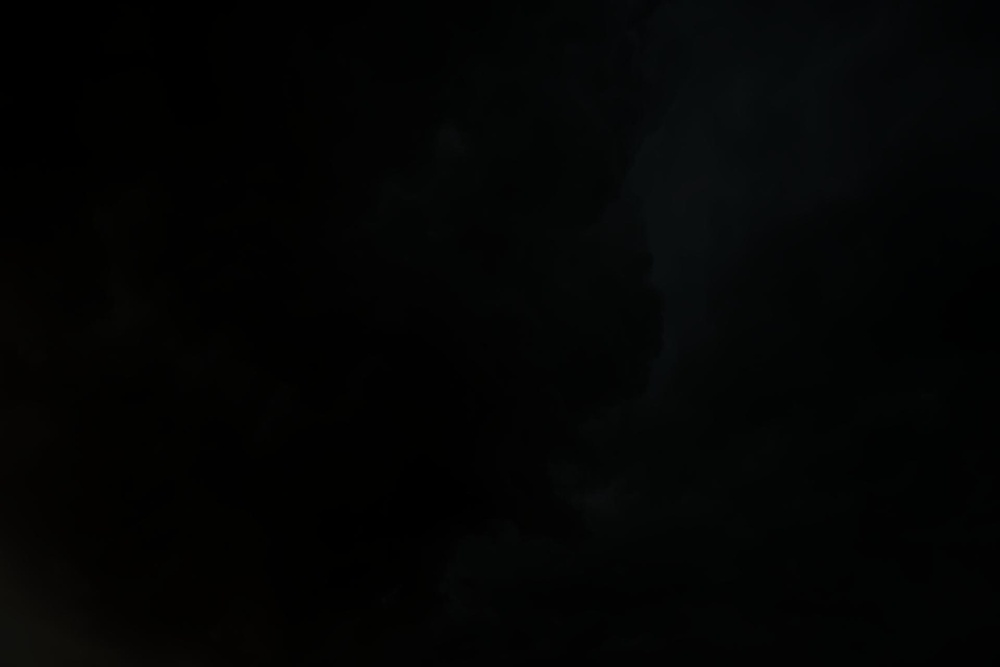
#> input picture backend/kmsb-images/new_image_with_msb_4.jpg, 1000 x 667 px, shrunk from 1920 x 1280 before the run
$ python main.py
#> lines starting #> are read from the running program, lines starting #| are printed output that depends on the picture; after the words box and inside, x2 and y2 are one past the last pixel; in counts of white or black regions, pixels touching at a corner belong together
### kMSB.py
from PIL import Image
import numpy as np
import tkinter as tk
from tkinter import filedialog
import os
import matplotlib.pyplot as plt

def extract_msb(image_path, k):
    # Open the image
    img = Image.open(image_path)

    # Get image size
    width, height = img.size

    # Extract MSB for each pixel and create a new image
    new_img = Image.new("RGB", (width, height))

    # Matrix to store MSB values for each pixel
    msb_matrix = np.zeros((height, width, 3), dtype=np.uint8)

    for y in range(height):
        for x in range(width):
            # Get RGB values of the pixel
            pixel_value = img.getpixel((x, y))


            # Extract k most significant bits for each color channel (R, G, B)

            msb_r = int(bin(pixel_value[0])[2:].zfill(8)[:k], 2)  # Extract k MSB for Red
            msb_g = int(bin(pixel_value[1])[2:].zfill(8)[:k], 2)  # Extract k MSB for Green
            msb_b = int(bin(pixel_value[2])[2:].zfill(8)[:k], 2)  # Extract k MSB for Blue

            # Store MSB values in the matrix
            msb_matrix[y, x] = (msb_r, msb_g, msb_b)

            # Create a grayscale color based on the extracted MSBs
            new_pixel_value = (msb_r, msb_g, msb_b)

            # Set the new pixel value in the new image
            new_img.putpixel((x, y), new_pixel_value)
            pixel_value = new_img.getpixel((x, y))


    # Save the new image

    pixel_value = img.getpixel((x, y))
    new_img_path = f"new_image_with_msb_{k}.jpg"
       # Specify the folder path to save the image
    folder_path = "kmsb-imsge"
    if not os.path.exists(folder_path):
        os.makedirs(folder_path)

    # Save the new image in the specified folder
    new_img_path = os.path.join(folder_path, f"new_image_with_msb_{k}.jpg")
    new_img.save(new_img_path)
    return new_img_path, msb_matrix

# [26 lines of commented-out code are left out]

### DCT.py
import cv2
import numpy as np


# Default quantization matrix (for quality factor 50)
default_quantization_matrix = np.array([[16, 11, 10, 16, 24, 40, 51, 61],
                                        [12, 12, 14, 19, 26, 58, 60, 55],
                                        [14, 13, 16, 24, 40, 57, 69, 56],
                                        [14, 17, 22, 29, 51, 87, 80, 62],
                                        [18, 22, 37, 56, 68, 109, 103, 77],
                                        [24, 35, 55, 64, 81, 104, 113, 92],
                                        [49, 64, 78, 87, 103, 121, 120, 101],
                                        [72, 92, 95, 98, 112, 100, 103, 99]])

def block_process(block, quantization_matrix=default_quantization_matrix):
    # Apply DCT to the block
    block_dct = cv2.dct(np.float32(block))

    # Apply quantization using the default quantization matrix
    block_dct_quantized = np.round(block_dct / quantization_matrix) * quantization_matrix

    # Inverse DCT for the block
    block_compressed = cv2.idct(block_dct_quantized)

    # Clip values to 0-255
    block_compressed = np.clip(block_compressed, 0, 255)

    # Convert to uint8
    block_compressed = np.uint8(block_compressed)

    return block_compressed

def compress_image(image_path, block_size, quantization_matrix=default_quantization_matrix,output_folder="compressed-images"):
    # Load image
    img = cv2.imread(image_path)

    # Convert image to YUV color space
    img_yuv = cv2.cvtColor(img, cv2.COLOR_BGR2YUV)

    # Split YUV channels
    y, u, v = cv2.split(img_yuv)

    # Process each channel separately
    y_compressed = process_channel(y, block_size, quantization_matrix)
    u_compressed = process_channel(u, block_size, quantization_matrix)
    v_compressed = process_channel(v, block_size, quantization_matrix)

    # Merge compressed channels
    compressed_img_yuv = cv2.merge((y_compressed, u_compressed, v_compressed))

    # Convert back to BGR color space
    compressed_img = cv2.cvtColor(compressed_img_yuv, cv2.COLOR_YUV2BGR)

    return compressed_img

def process_channel(channel, block_size, quantization_matrix=default_quantization_matrix):
    # Pad channel if necessary
    height, width = channel.shape
    new_height = height + (block_size - height % block_size) % block_size
    new_width = width + (block_size - width % block_size) % block_size
    padded_channel = np.pad(channel, ((0, new_height - height), (0, new_width - width)), mode='constant')

    # Divide channel into blocks
    blocks = [padded_channel[i:i+block_size, j:j+block_size] for i in range(0, new_height, block_size) for j in range(0, new_width, block_size)]

    # Apply block processing
    compressed_blocks = [block_process(block, quantization_matrix) for block in blocks]

    # Reconstruct compressed channel
    compressed_channel = np.concatenate([np.concatenate(compressed_blocks[row*int(new_width/block_size):(row+1)*int(new_width/block_size)], axis=1) for row in range(int(new_height/block_size))], axis=0)

    return compressed_channel

# [8 lines of commented-out code are left out]

### main.py
import tkinter as tk
from tkinter import filedialog
import matplotlib.pyplot as plt
import cv2
import os

from kMSB import extract_msb
from DCT import compress_image

root = tk.Tk()
root.withdraw()  # Hide the main window

# Prompt user to select an image file
image_path = filedialog.askopenfilename(title="Select Image File", filetypes=[("Image Files", "*.jpg; *.jpeg; *.png; *.bmp; *.gif")])
#> the answer given: backend/kmsb-images/new_image_with_msb_4.jpg

if image_path:
    # Prompt user for number of bits
    k = int(input("Enter the number of most significant bits to extract (1-8): "))
#> the answer given: 1

    # Call the function to extract MSB and save the new image
    result_image_path, msb_matrix = extract_msb(image_path, k)
#> in extract_msb, img is the input picture: PIL image 1000x667 RGB; mean R, G, B 3.2, 4.12, 3.59
#> in extract_msb, `new_img = Image.new("RGB", (width, height))`: new_img: PIL image 1000x667 RGB; every value is 0
#> in extract_msb, `pixel_value = img.getpixel((x, y))`: pixel_value = (1, 1, 1)
#> result_image_path = 'kmsb-imsge/new_image_with_msb_1.jpg'
    print(f"New image compressed {k} most significant bits extracted saved at: {result_image_path}")
#| New image compressed 1 most significant bits extracted saved at: kmsb-imsge/new_image_with_msb_1.jpg

    block_size = 8
    compressed_image = compress_image(result_image_path, block_size)
#> in compress_image, `img_yuv = cv2.cvtColor(img, cv2.COLOR_BGR2YUV)`: img_yuv: shape (667, 1000, 3); mean of channels 0, 1, 2 0, 128, 128
#> in compress_image, `y, u, v = cv2.split(img_yuv)`: y: shape (667, 1000); every value is 0
#> in compress_image, `y, u, v = cv2.split(img_yuv)`: u: shape (667, 1000); every value is 128
#> in process_channel, `padded_channel = np.pad(channel, ((0, new_height - height), (0, new_wi..`: padded_channel: shape (672, 1000); every value is 0
#> in process_channel, `blocks = [padded_channel[i:i+block_size, j:j+block_size] for i in rang..`: blocks = 10500 items
#> call 2 of process_channel, with block_size = 8, quantization_matrix = array of shape (8, 8)
#> in process_channel (call 2), `padded_channel = np.pad(channel, ((0, new_height - height), (0, new_wi..`:
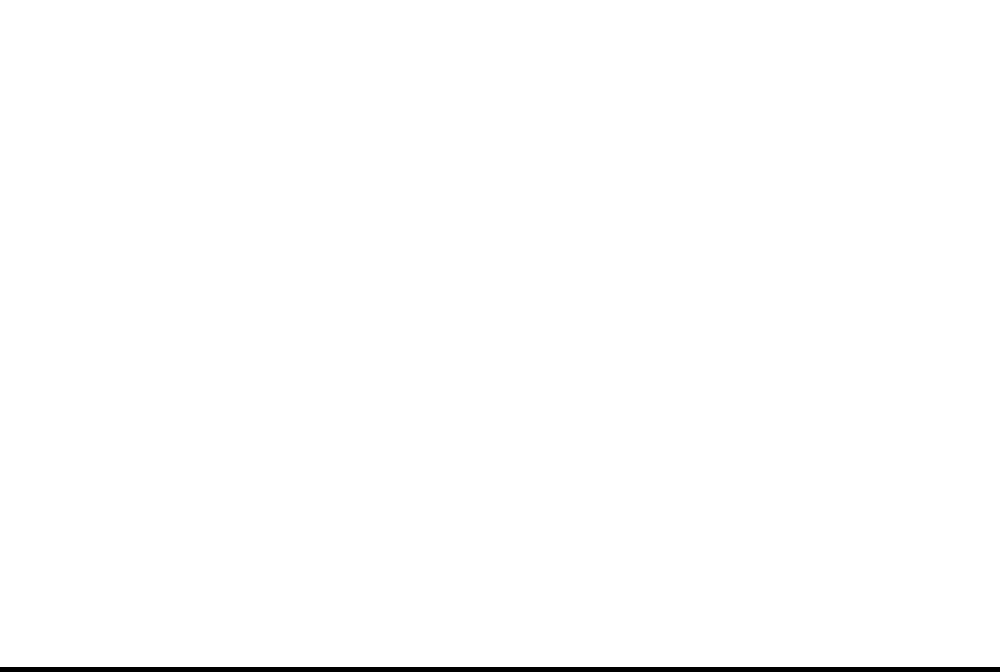
#> padded_channel: shape (672, 1000); values 0 (black) and 128 (white), 99.3% white; 1 black region, box (x1, y1, x2, y2) and area: (0, 667, 1000, 672) 5000
#> in process_channel (call 2), `compressed_channel = np.concatenate([np.concatenate(compressed_blocks[..`:
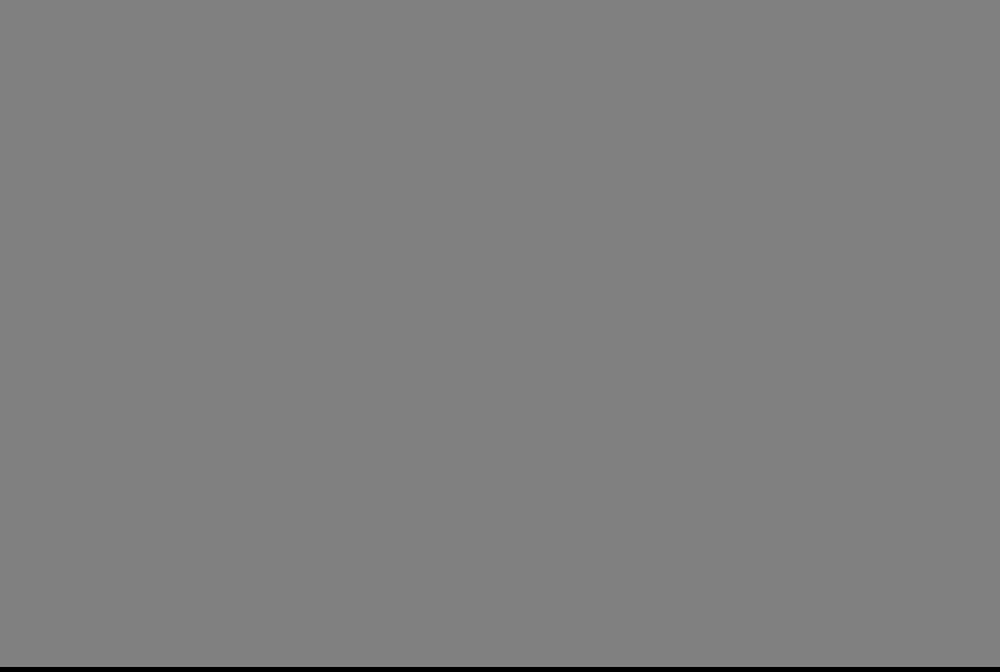
#> compressed_channel: shape (672, 1000); min 0, max 133, mean 127
#> in compress_image, `compressed_img_yuv = cv2.merge((y_compressed, u_compressed, v_compress..`: compressed_img_yuv: shape (672, 1000, 3); mean of channels 0, 1, 2 0, 127, 127

    # Create the output folder if it doesn't exist
    os.makedirs("compressed-images", exist_ok=True)

    # Get the filename and extension
    filename, ext = os.path.splitext(os.path.basename(image_path))

    # Save the compressed image to the output folder
    output_path = os.path.join("compressed-images", filename + "_compressed" + ext)
    cv2.imwrite(output_path, compressed_image)

    # Load the input and compressed images
    input_img = cv2.imread(image_path)
    compressed_img = cv2.imread(output_path)

    # Display input and compressed images side by side using subplots
    fig, axes = plt.subplots(1, 2, figsize=(10, 5))
    axes[0].imshow(cv2.cvtColor(input_img, cv2.COLOR_BGR2RGB))
    axes[0].set_title('Input Image')
    axes[0].axis('off')
    axes[1].imshow(cv2.cvtColor(compressed_img, cv2.COLOR_BGR2RGB))
    axes[1].set_title('Compressed Image')
    axes[1].axis('off')
    plt.show()
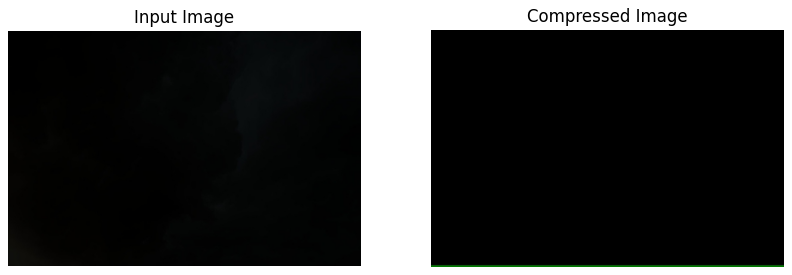
#> figure drawn by matplotlib, 2 panels
else:
    print("No image selected.")
